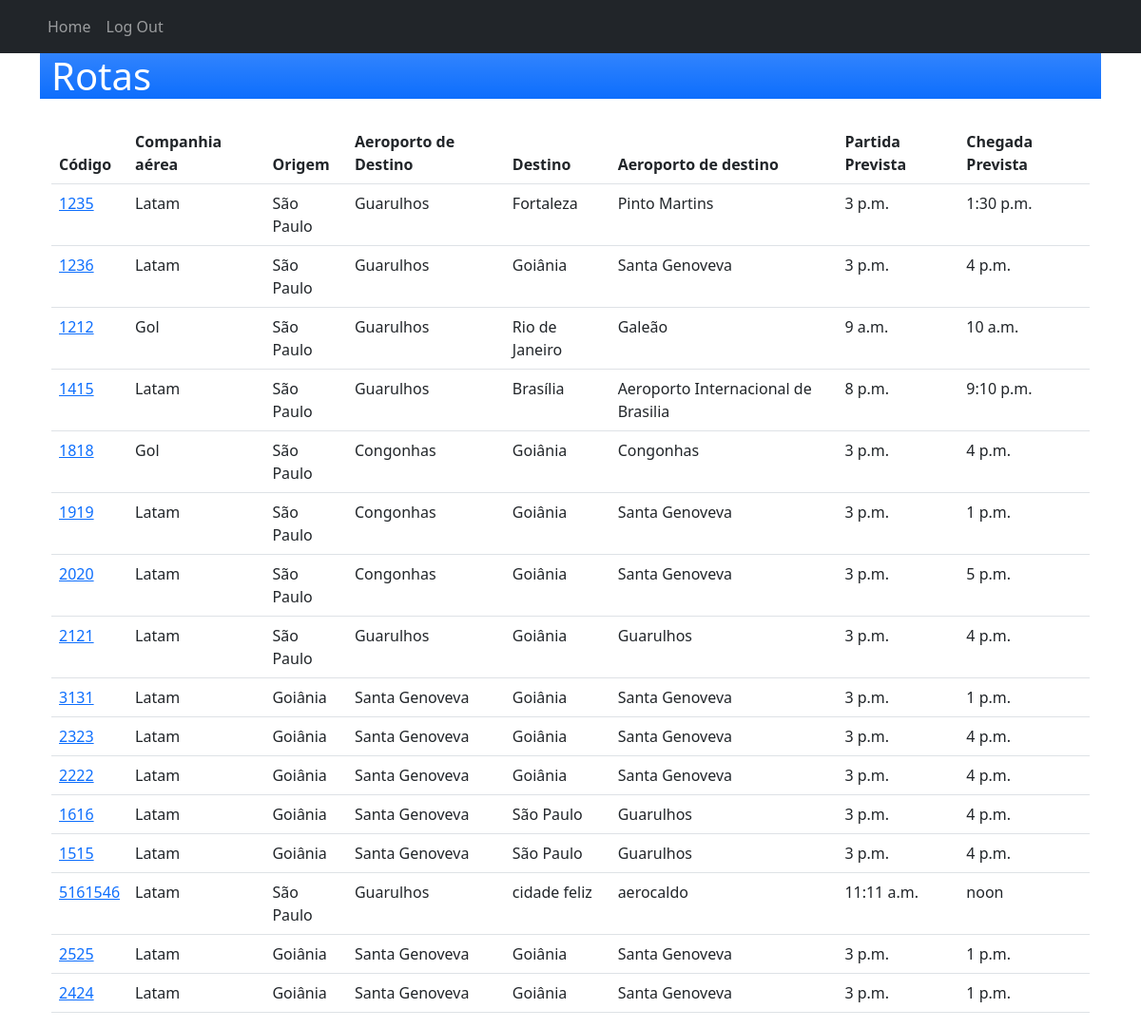
Before: /crud/consultar-rotas (signed in) with the older database file.
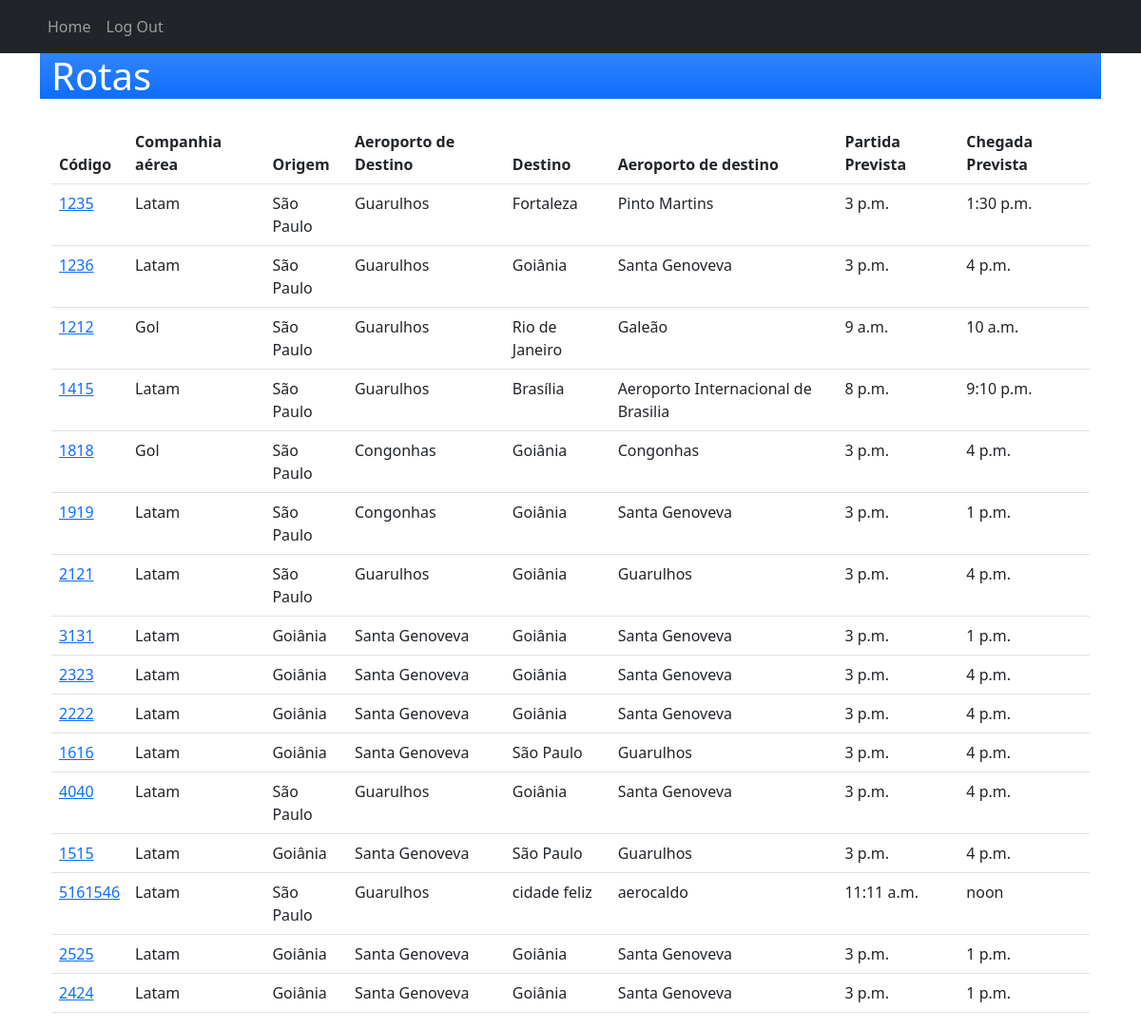
After: the same page with the newer database file.
### rota/models.py (models this page shows, shortened)
class Rota(models.Model):
    id = models.IntegerField(primary_key=True)
    codigo = models.CharField(max_length=15, null = False, unique = True)
    aeroporto_partida = models.CharField(max_length=200, null=False)
    aeroporto_chegada = models.CharField(max_length=200, null=False)
    hora_partida_prevista= models.TimeField(auto_now=False)
    hora_chegada_prevista= models.TimeField(auto_now=False)
    origem = models.CharField(max_length=20, null=False)
    destino = models.CharField(max_length=20, null=False)
    aeronave = models.CharField(max_length=20, null=False)
    companhia_aerea = models.CharField(max_length=20, null=False)
    class Meta:
        db_table = 'rotas'

### rota/views.py (the view)
# urls.py: path('crud/consultar-rotas', views.RotaListView.as_view(), name='consultar-rota'),
class RotaListView(PermissionRequiredMixin, ListView):
    permission_required = 'rota.add_rota'
    model = Rota

### templates/rota/rota_list.html (shortened to what this page needs)
{% extends "base.html" %}
{% block content %}
<header class="bg-primary bg-gradient text-white">
    <div class="container">
            <h1>Rotas</h1>
    </div>
</header>
<section id="Voos">
    <div class="container" style="margin-top:25px">
        <table class="table">
        <thead>
          <tr>
            <th scope="col">Código</th>
            <th scope="col">Companhia aérea</th>
            <th scope="col">Origem</th>
            <th scope="col">Aeroporto de Destino</th>
            <th scope="col">Destino</th>
            <th scope="col">Aeroporto de destino</th>
            <th scope="col">Partida Prevista</th>
            <th scope="col">Chegada Prevista</th>
          </tr>
        </thead>
        <tbody>
            {% for rota in object_list %}
                <tr>
                    <td><a href="{% url 'rota-detail' rota.id %}">{{ rota.codigo }}</a></td>
                    <td>{{ rota.companhia_aerea }}</td>
                    <td>{{ rota.origem }}</td>
                    <td>{{ rota.aeroporto_partida }}</td>
                    <td>{{ rota.destino }}</td>
                    <td>{{ rota.aeroporto_chegada }}</td>
                    <td>{{ rota.hora_partida_prevista }}</td>
                    <td>{{ rota.hora_chegada_prevista }}</td>
                </tr>
            {% endfor %}
        </tbody>
      </table>
    </div>
</section>
{% endblock %}

### templates/base.html (shortened to what this page needs)
{% load static %}
<!DOCTYPE html>
<html>
<head>
    <link rel="stylesheet" href="{% static 'css/bootstrap.min.css' %}">
</head>
<body>
  <main>
    <nav class="navbar navbar-expand-lg navbar-dark bg-dark">
      <div class="container">
          <div class="collapse navbar-collapse" id="navbarSupportedContent">
              <ul class="navbar-nav mr-auto">
                  <li class="nav-item active">
                      <a class="nav-link" href={% url 'home'%}>Home</a>
                  </li>
                  {%if user.is_authenticated %}
                  <li class="nav-item">
                      <a class="nav-link" href="{% url 'logout' %}">Log Out</a>
                  </li>
                  {% endif %}
              </ul>
          </div>
      </div>
    </nav>
    <div class="container">
      <div class="jumbotron">
        {% block content %}
        {% endblock %}
      </div>
    </div>
  </main>
</body>
</html>

Changed rows visible on the page:
removed Rota: codigo "2020", companhia_aerea "Latam", origem "São Paulo", aeroporto_partida "Congonhas", destino "Goiânia", aeroporto_chegada "Santa Genoveva", hora_partida_prevista "3 p.m.", hora_chegada_prevista "5 p.m."
added Rota: codigo "4040", companhia_aerea "Latam", origem "São Paulo", aeroporto_partida "Guarulhos", destino "Goiânia", aeroporto_chegada "Santa Genoveva", hora_partida_prevista "3 p.m.", hora_chegada_prevista "4 p.m."
